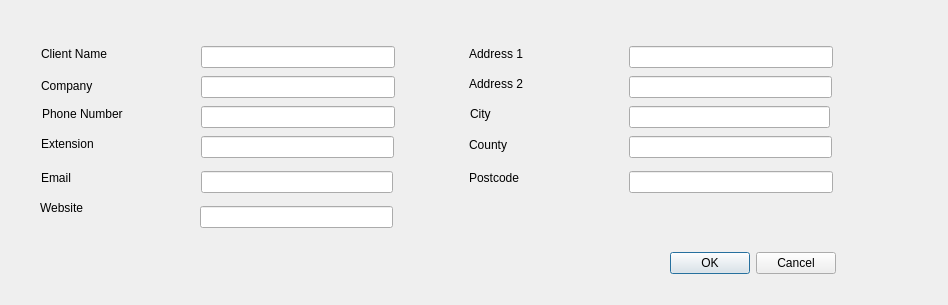
<?xml version="1.0" encoding="UTF-8"?>
<ui version="4.0">
 <class>Dialog</class>
 <widget class="QDialog" name="Dialog">
  <property name="geometry">
   <rect>
    <x>0</x>
    <y>0</y>
    <width>948</width>
    <height>305</height>
   </rect>
  </property>
  <property name="minimumSize">
   <size>
    <width>948</width>
    <height>305</height>
   </size>
  </property>
  <property name="maximumSize">
   <size>
    <width>948</width>
    <height>305</height>
   </size>
  </property>
  <property name="windowTitle">
   <string>Dialog</string>
  </property>
  <widget class="QDialogButtonBox" name="buttonBox">
   <property name="geometry">
    <rect>
     <x>495</x>
     <y>247</y>
     <width>341</width>
     <height>32</height>
    </rect>
   </property>
   <property name="orientation">
    <enum>Qt::Horizontal</enum>
   </property>
   <property name="standardButtons">
    <set>QDialogButtonBox::Cancel|QDialogButtonBox::Ok</set>
   </property>
  </widget>
  <widget class="QLineEdit" name="lineEdit">
   <property name="geometry">
    <rect>
     <x>201</x>
     <y>46</y>
     <width>194</width>
     <height>22</height>
    </rect>
   </property>
   <property name="styleSheet">
    <string notr="true">font: 9pt &quot;MS Shell Dlg 2&quot;;</string>
   </property>
   <property name="text">
    <string/>
   </property>
  </widget>
  <widget class="QLabel" name="label">
   <property name="geometry">
    <rect>
     <x>41</x>
     <y>46</y>
     <width>100</width>
     <height>16</height>
    </rect>
   </property>
   <property name="styleSheet">
    <string notr="true">font: 10pt &quot;MS Shell Dlg 2&quot;;</string>
   </property>
   <property name="text">
    <string>Client Name</string>
   </property>
  </widget>
  <widget class="QLabel" name="label_2">
   <property name="geometry">
    <rect>
     <x>41</x>
     <y>76</y>
     <width>108</width>
     <height>19</height>
    </rect>
   </property>
   <property name="styleSheet">
    <string notr="true">font: 10pt &quot;MS Shell Dlg 2&quot;;</string>
   </property>
   <property name="text">
    <string>Company</string>
   </property>
  </widget>
  <widget class="QLabel" name="label_3">
   <property name="geometry">
    <rect>
     <x>42</x>
     <y>106</y>
     <width>121</width>
     <height>16</height>
    </rect>
   </property>
   <property name="styleSheet">
    <string notr="true">font: 10pt &quot;MS Shell Dlg 2&quot;;</string>
   </property>
   <property name="text">
    <string>Phone Number</string>
   </property>
  </widget>
  <widget class="QLineEdit" name="lineEdit_2">
   <property name="geometry">
    <rect>
     <x>201</x>
     <y>76</y>
     <width>194</width>
     <height>22</height>
    </rect>
   </property>
  </widget>
  <widget class="QLineEdit" name="lineEdit_3">
   <property name="geometry">
    <rect>
     <x>201</x>
     <y>106</y>
     <width>194</width>
     <height>22</height>
    </rect>
   </property>
  </widget>
  <widget class="QLineEdit" name="lineEdit_4">
   <property name="geometry">
    <rect>
     <x>201</x>
     <y>136</y>
     <width>193</width>
     <height>22</height>
    </rect>
   </property>
  </widget>
  <widget class="QLineEdit" name="lineEdit_5">
   <property name="geometry">
    <rect>
     <x>201</x>
     <y>171</y>
     <width>192</width>
     <height>22</height>
    </rect>
   </property>
  </widget>
  <widget class="QLineEdit" name="lineEdit_6">
   <property name="geometry">
    <rect>
     <x>200</x>
     <y>206</y>
     <width>193</width>
     <height>22</height>
    </rect>
   </property>
  </widget>
  <widget class="QLabel" name="label_4">
   <property name="geometry">
    <rect>
     <x>41</x>
     <y>136</y>
     <width>100</width>
     <height>16</height>
    </rect>
   </property>
   <property name="styleSheet">
    <string notr="true">font: 10pt &quot;MS Shell Dlg 2&quot;;</string>
   </property>
   <property name="text">
    <string>Extension</string>
   </property>
  </widget>
  <widget class="QLabel" name="label_5">
   <property name="geometry">
    <rect>
     <x>40</x>
     <y>200</y>
     <width>100</width>
     <height>16</height>
    </rect>
   </property>
   <property name="styleSheet">
    <string notr="true">font: 10pt &quot;MS Shell Dlg 2&quot;;</string>
   </property>
   <property name="text">
    <string>Website</string>
   </property>
  </widget>
  <widget class="QLabel" name="label_6">
   <property name="geometry">
    <rect>
     <x>41</x>
     <y>170</y>
     <width>100</width>
     <height>16</height>
    </rect>
   </property>
   <property name="styleSheet">
    <string notr="true">font: 10pt &quot;MS Shell Dlg 2&quot;;</string>
   </property>
   <property name="text">
    <string>Email</string>
   </property>
  </widget>
  <widget class="QLineEdit" name="lineEdit_7">
   <property name="geometry">
    <rect>
     <x>629</x>
     <y>106</y>
     <width>201</width>
     <height>22</height>
    </rect>
   </property>
  </widget>
  <widget class="QLineEdit" name="lineEdit_8">
   <property name="geometry">
    <rect>
     <x>629</x>
     <y>171</y>
     <width>204</width>
     <height>22</height>
    </rect>
   </property>
  </widget>
  <widget class="QLabel" name="label_7">
   <property name="geometry">
    <rect>
     <x>469</x>
     <y>136</y>
     <width>103</width>
     <height>17</height>
    </rect>
   </property>
   <property name="styleSheet">
    <string notr="true">font: 10pt &quot;MS Shell Dlg 2&quot;;</string>
   </property>
   <property name="text">
    <string>County</string>
   </property>
  </widget>
  <widget class="QLineEdit" name="lineEdit_9">
   <property name="geometry">
    <rect>
     <x>629</x>
     <y>76</y>
     <width>203</width>
     <height>22</height>
    </rect>
   </property>
  </widget>
  <widget class="QLineEdit" name="lineEdit_10">
   <property name="geometry">
    <rect>
     <x>629</x>
     <y>136</y>
     <width>203</width>
     <height>22</height>
    </rect>
   </property>
  </widget>
  <widget class="QLabel" name="label_9">
   <property name="geometry">
    <rect>
     <x>470</x>
     <y>106</y>
     <width>100</width>
     <height>16</height>
    </rect>
   </property>
   <property name="styleSheet">
    <string notr="true">font: 10pt &quot;MS Shell Dlg 2&quot;;</string>
   </property>
   <property name="text">
    <string>City</string>
   </property>
  </widget>
  <widget class="QLabel" name="label_10">
   <property name="geometry">
    <rect>
     <x>469</x>
     <y>170</y>
     <width>100</width>
     <height>16</height>
    </rect>
   </property>
   <property name="styleSheet">
    <string notr="true">font: 10pt &quot;MS Shell Dlg 2&quot;;</string>
   </property>
   <property name="text">
    <string>Postcode</string>
   </property>
  </widget>
  <widget class="QLabel" name="label_11">
   <property name="geometry">
    <rect>
     <x>469</x>
     <y>46</y>
     <width>100</width>
     <height>16</height>
    </rect>
   </property>
   <property name="styleSheet">
    <string notr="true">font: 10pt &quot;MS Shell Dlg 2&quot;;</string>
   </property>
   <property name="text">
    <string>Address 1</string>
   </property>
  </widget>
  <widget class="QLabel" name="label_12">
   <property name="geometry">
    <rect>
     <x>469</x>
     <y>76</y>
     <width>100</width>
     <height>16</height>
    </rect>
   </property>
   <property name="styleSheet">
    <string notr="true">font: 10pt &quot;MS Shell Dlg 2&quot;;</string>
   </property>
   <property name="text">
    <string>Address 2</string>
   </property>
  </widget>
  <widget class="QLineEdit" name="lineEdit_12">
   <property name="geometry">
    <rect>
     <x>629</x>
     <y>46</y>
     <width>204</width>
     <height>22</height>
    </rect>
   </property>
  </widget>
 </widget>
 <resources/>
 <connections>
  <connection>
   <sender>buttonBox</sender>
   <signal>accepted()</signal>
   <receiver>Dialog</receiver>
   <slot>accept()</slot>
   <hints>
    <hint type="sourcelabel">
     <x>248</x>
     <y>254</y>
    </hint>
    <hint type="destinationlabel">
     <x>157</x>
     <y>274</y>
    </hint>
   </hints>
  </connection>
  <connection>
   <sender>buttonBox</sender>
   <signal>rejected()</signal>
   <receiver>Dialog</receiver>
   <slot>reject()</slot>
   <hints>
    <hint type="sourcelabel">
     <x>316</x>
     <y>260</y>
    </hint>
    <hint type="destinationlabel">
     <x>286</x>
     <y>274</y>
    </hint>
   </hints>
  </connection>
 </connections>
</ui>
